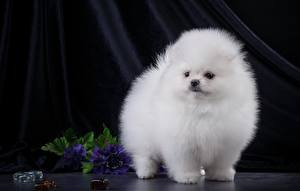
#> input picture Resources/d.jpg, 300 x 191 px
$ python chapter2.py
#> lines starting #> are read from the running program, lines starting #| are printed output that depends on the picture; after the words box and inside, x2 and y2 are one past the last pixel; in counts of white or black regions, pixels touching at a corner belong together
import cv2
import numpy as np
print("Package imported")
kernel = np.ones((5,5), np.uint8)
img = cv2.imread("Resources/d.jpg")
#> img is the input picture: shape (191, 300, 3); mean B, G, R 64.3, 59.7, 59.8
imgGray = cv2.cvtColor(img,cv2.COLOR_BGR2GRAY)
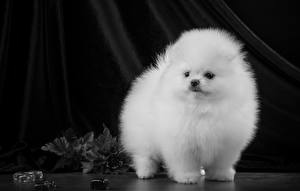
#> imgGray: shape (191, 300); min 0, max 254, mean 60.2
imgBlur = cv2.GaussianBlur(img,(7,7),0)
imgCanny = cv2.Canny(img,100,200)
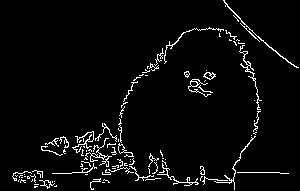
#> imgCanny: shape (191, 300); 4.1% white in thin lines or dots
imgDilation = cv2.dilate(imgCanny,kernel,iterations=1)
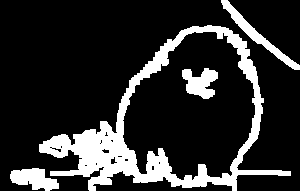
#> imgDilation: shape (191, 300); 17.9% white; 4 white regions, box (x1, y1, x2, y2) and area: (39, 25, 291, 191) 8005, (221, 0, 300, 70) 809, (10, 168, 59, 191) 725, (182, 68, 218, 99) 698
imgerode = cv2.erode(imgDilation,kernel,iterations=1)
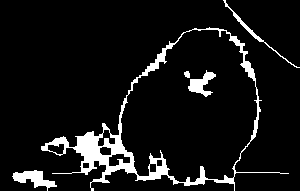
#> imgerode: shape (191, 300); 8.1% white; 5 white regions, box (x1, y1, x2, y2) and area: (41, 27, 289, 191) 3617, (12, 170, 57, 191) 427, (188, 70, 216, 97) 333, (223, 0, 300, 68) 237, (184, 71, 190, 78) 33
cv2.imshow("Gray",imgGray)
cv2.imshow("Blur",imgBlur)
cv2.imshow("Canny",imgCanny)
cv2.imshow("Dilation",imgDilation)
cv2.imshow("Erode",imgerode)


cv2.waitKey(0)

$ run again, with Resources/card.jpg copied over Resources/d.jpg
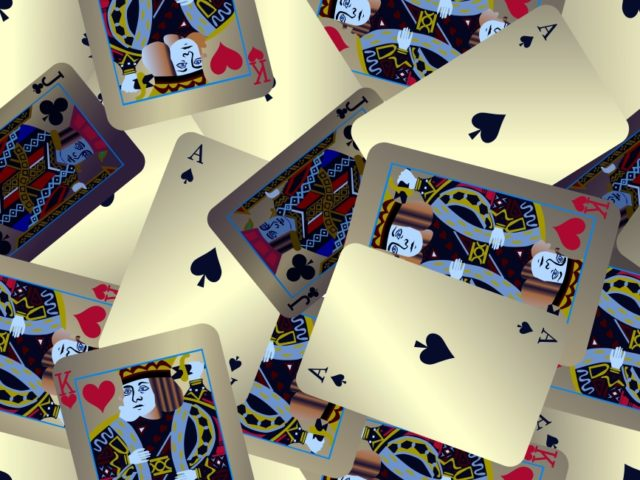
#> input picture Resources/card.jpg, 640 x 480 px
#> img is the input picture: shape (480, 640, 3); mean B, G, R 126.7, 142.1, 146.9
#> `imgCanny = cv2.Canny(img,100,200)`:
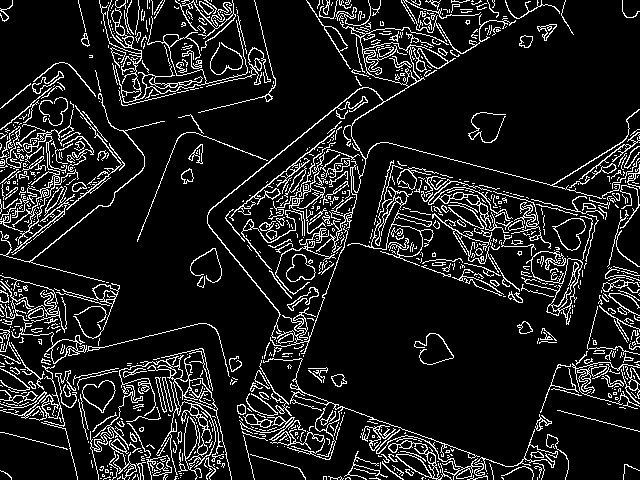
#> imgCanny: shape (480, 640); 11.7% white in thin lines or dots
#> imgDilation: shape (480, 640); 45.9% white; 20 white regions, largest, box (x1, y1, x2, y2) and area: (135, 0, 640, 480) 79230, (0, 60, 244, 480) 43018, (97, 0, 278, 115) 12378
#> `imgerode = cv2.erode(imgDilation,kernel,iterations=1)`:
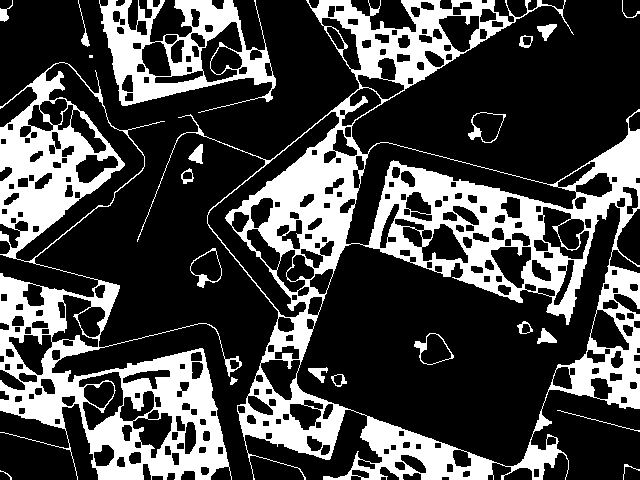
#> imgerode: shape (480, 640); 27.7% white; 22 white regions (1 under 20 px), largest, box (x1, y1, x2, y2) and area: (137, 0, 640, 480) 48428, (0, 62, 242, 480) 26998, (99, 0, 276, 113) 7594

$ run again, with Resources/friends.jpg copied over Resources/d.jpg
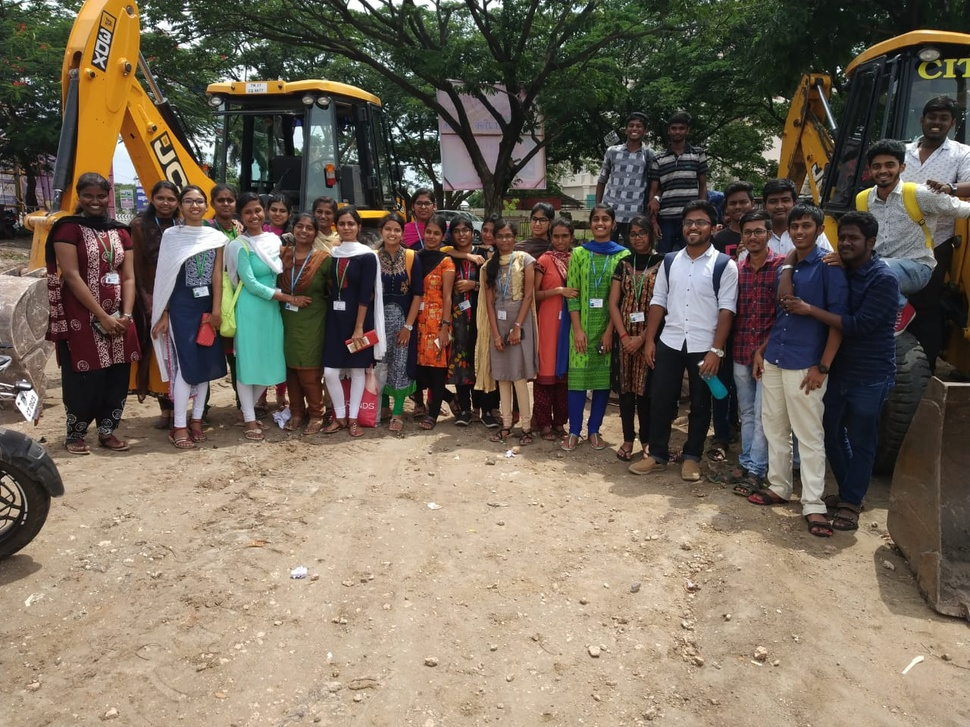
#> input picture Resources/friends.jpg, 970 x 727 px, shrunk from 1280 x 960 before the run
#> img is the input picture: shape (727, 970, 3); mean B, G, R 90.8, 105.9, 117.5
#> `imgCanny = cv2.Canny(img,100,200)`:
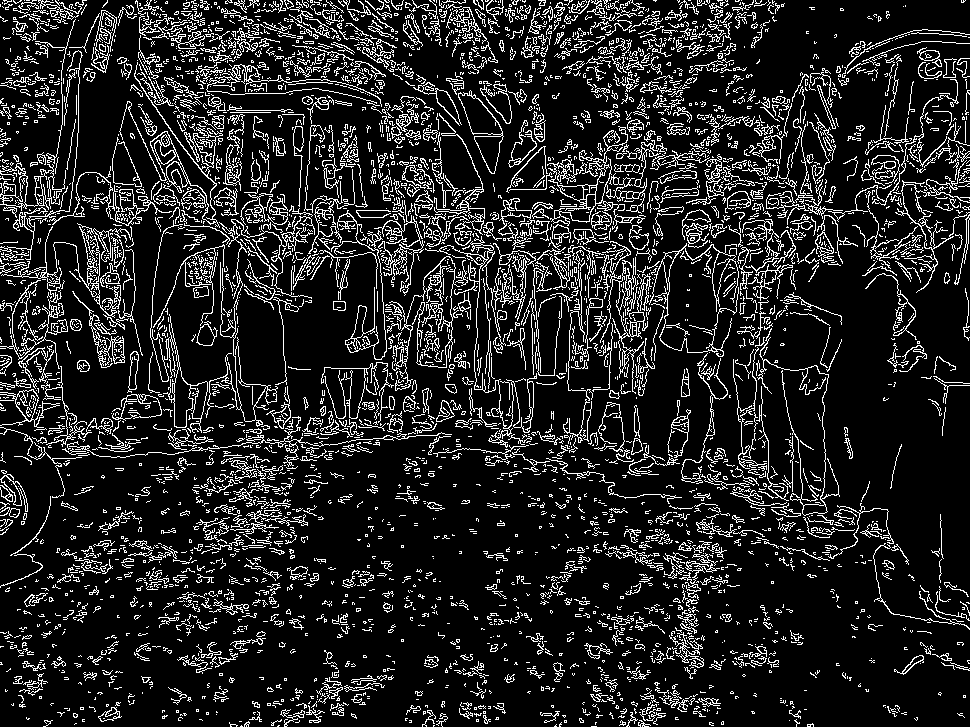
#> imgCanny: shape (727, 970); 13.9% white in thin lines or dots
#> imgDilation: shape (727, 970); 56.8% white; 1046 black regions (664 under 20 px), largest, box (x1, y1, x2, y2) and area: (0, 438, 970, 727) 127589, (795, 213, 970, 617) 36058, (728, 0, 970, 98) 10562
#> `imgerode = cv2.erode(imgDilation,kernel,iterations=1)`:
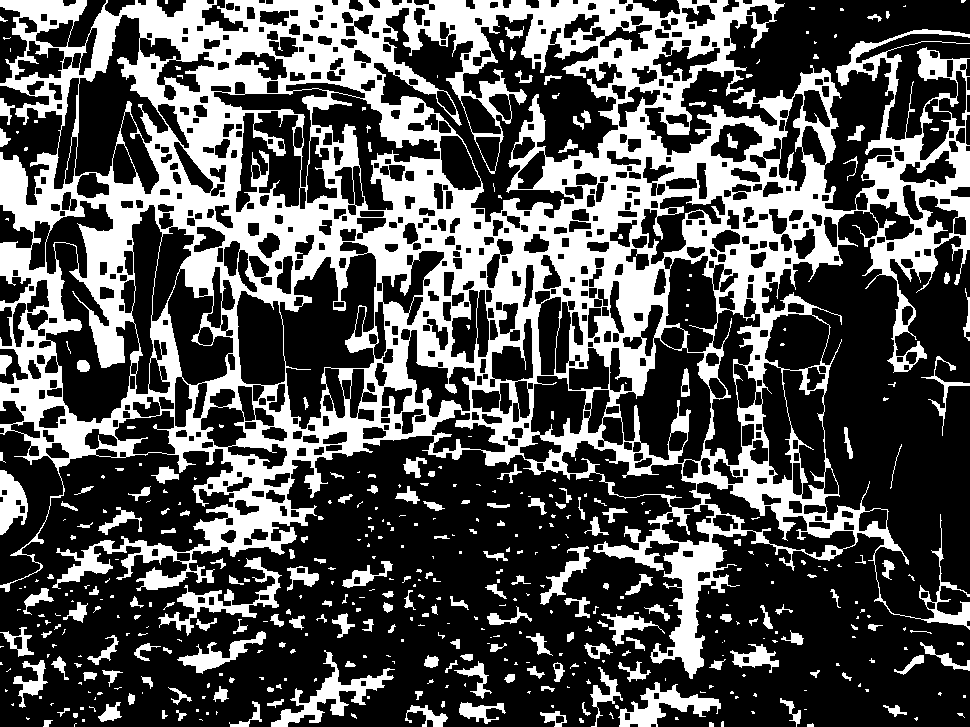
#> imgerode: shape (727, 970); 32.9% white; 461 white regions (263 under 20 px), largest, box (x1, y1, x2, y2) and area: (0, 0, 970, 679) 201450, (271, 650, 395, 727) 2169, (158, 557, 282, 636) 1912
